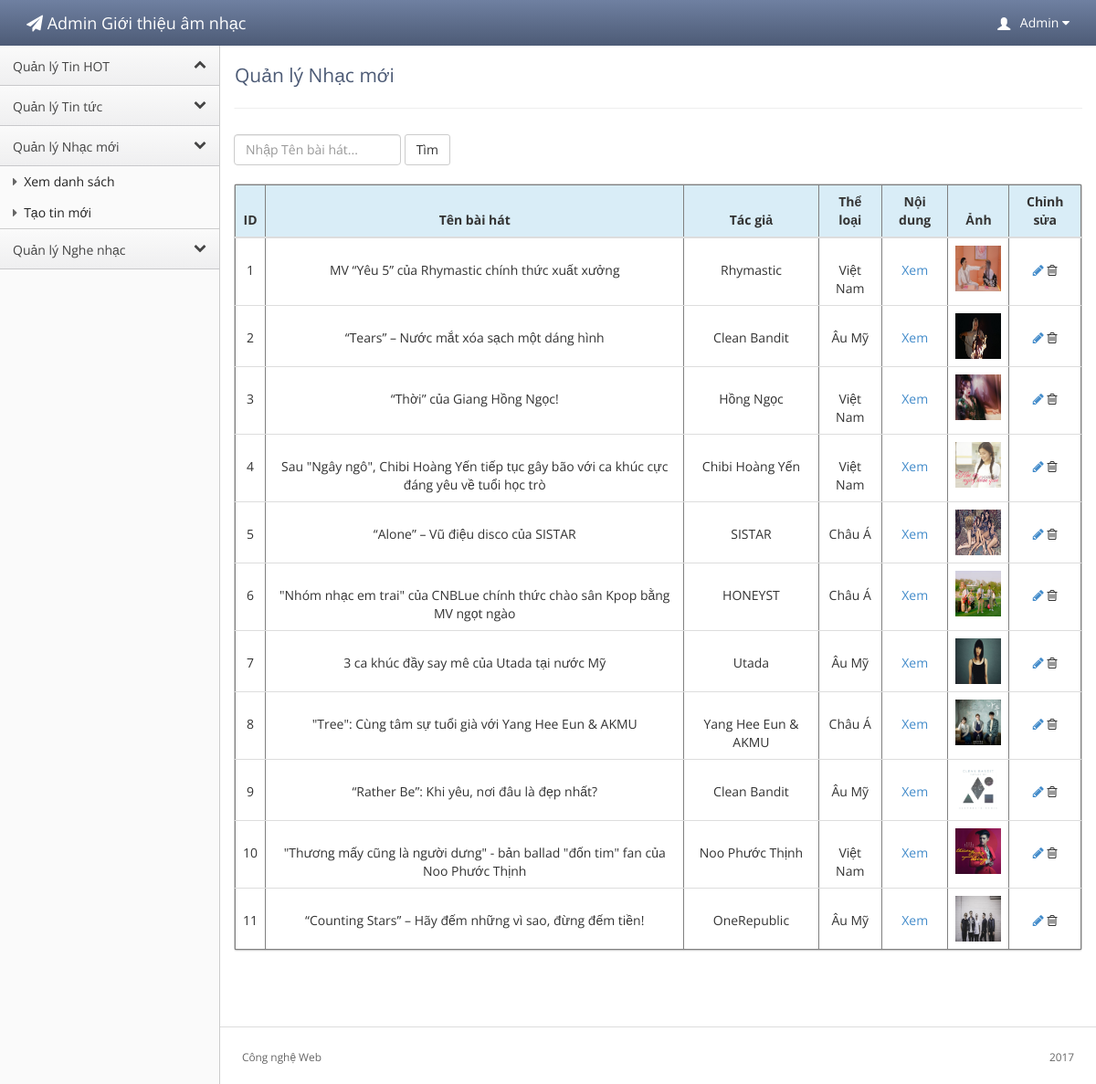
/admin/index.php?controller=nhacmoi&action=view (signed in), run on the app's committed database.
### tables this page shows
CREATE TABLE `nhacmoi` (
  `ID` int(11) NOT NULL,
  `TenBaiHat` varchar(100) NOT NULL,
  `CaSy` varchar(100) NOT NULL,
  `TacGia` varchar(100) NOT NULL,
  `TheLoai` varchar(100) NOT NULL,
  `NoiDung` longtext NOT NULL,
  `TomTat` longtext NOT NULL,
  `LoiBaiHat` longtext NOT NULL,
  `DuongDan` varchar(100) NOT NULL,
  `AnhDaiDien` varchar(100) NOT NULL
);

### admin/controllers/nhacmoi.php (called while the page is built, shortened)
<?php
class Nhacmoi{
    public static function view(){
        $dsnm = ModelNhacmoi::get_all();
        require_once 'views/nhacmoi/nhacmoi_view.php';
    }
}
?>

### admin/views/routes.php (called while the page is built, shortened)
<?php
require_once 'models/master.php';
switch($controller){
    case 'nhacmoi':
        $controller = new Nhacmoi();
        require_once 'models/nhacmoi.php';
        break;
}
$controller->{ $action }();
?>

### admin/index.php (called while the page is built, shortened)
<?php
require_once 'views/layout.php';
?>

### admin/models/master.php (called while the page is built, shortened)
<?php
class MasterModel{
    public static function get_all_from($table){
        $link = Database::connect();
        $sql="SELECT * FROM $table";
        $result=mysql_query($sql, $link);
        return $result;
    }
}
?>

### admin/models/nhacmoi.php (called while the page is built, shortened)
<?php
class ModelNhacmoi extends MasterModel{
    public static function get_all(){
        return parent::get_all_from('nhacmoi');
    }
}
?>

### admin/views/nhacmoi/nhacmoi_view.php (the view, shortened to what this page needs)
<div class="content">
  <div class="header">
    <h1 class="page-title">Quản lý Nhạc mới</h1>
  </div>
<?php
  if (isset($_GET['tenbaihat'])) {
      $tenbaihat=$_GET['tenbaihat'];
  } else {
      $tenbaihat="";
  }
?>
     <form class="form-inline" action="nhacmoi.php" method="GET">
        <div class="form-group">
         <input type="" class="form-control" id="" placeholder="Nhập Tên bài hát..." name="tenbaihat" value="<?php echo $tenbaihat ?>">
        </div>
        <button type="submit" class="btn btn-default">Tìm</button>
     </form>
     <br>
  <div class="main-content">
    <div class="panel panel-default">
     <table class="table" border="1" width="100%">
       <thead>
         <tr class="info">
          <th style="text-align:center">ID</th>
          <th style="text-align:center">Tên bài hát</th>
          <th style="text-align:center">Tác giả</th>
          <th style="text-align:center">Thể loại</th>
          <th style="text-align:center">Nội dung</th>
          <th style="text-align:center">Ảnh</th>
          <th style="text-align:center">Chỉnh sửa</th>
        </tr>
      </thead>
      <tbody>
      <?php while ($row=mysql_fetch_row($dsnm)) { ?>
        <tr>
          <td style="text-align:center;padding-top:25px"><?php echo $row[0] ?></td>
          <td style="text-align:center;padding-top:25px"><?php echo $row[1] ?></td>
          <td style="text-align:center;padding-top:25px"><?php echo $row[3] ?></td>
          <td style="text-align:center;padding-top:25px"><?php echo $row[4] ?></td>
          <td style="text-align:center;padding-top:25px"><a href="?controller=nhacmoi&action=read&id=<?php echo $row[0] ?>">Xem</a></td>
          <td style="text-align:center"><img src="<?php echo '../'.$row[9] ?>" alt="hình ảnh" width="50px" height="50px" /></td>
          <td style="text-align:center;padding-top:25px">
            <a href="?controller=nhacmoi&action=edit&id=<?php echo $row[0] ?>"><i class="fa fa-pencil"></i></a>
            <i class="fa fa-trash-o" onClick="confirmDelete('nhacmoi',<?php echo $row[0] ?>)"></i>
          </td>
        </tr>
      <?php } ?>
      </tbody>
     </table>
    </div>
  </div>
</div>

### admin/public/stylesheets/theme.css (style rules this page uses)
body { background: #fafafa; background-position: initial initial; background-repeat: initial initial; margin: 0px; padding: 0px; }
body, h1, h2, h3, h4, h5, h6, p, a, .h1, .h2, .h3, .h4, .h5, .h6 { font-family: 'Open Sans', helvetica, arial, sans-serif; }
h1 { color: #4d5b76; font-size: 3em; }
hr { border-top: 1px solid #ddd; border-bottom: 1px solid #fff; }
.content { position: relative; min-height: 800px; background: #fff; margin-left: 240px; border-left: 1px solid #cccccc; padding: 15px 15px 0px 15px; }
.header { background: #fff; border-bottom: 1px solid #cccccc; border-bottom: 1px solid #eee; border-left: 1px solid #ffffff; padding: .5em 0em 1em 0em; margin: 0px 0em 2em 0em; }
.header h1 { margin: 0em 0em .5em 0em; padding: 0em; line-height: 1em; font-size: 1.5em; font-weight: normal; }
footer { padding: 1em; margin-top: 4em; color: #666; font-size: .85em; line-height: 1.3em; margin: 4em -3px 0em -3px; }
footer hr { margin: 2em -2em; }
.panel { border: 1px solid #ccc; background: white; border-radius: 3px; }
.btn { -webkit-border-radius: 3px; -moz-border-radius: 3px; border-radius: 3px; }

### data on the page
nhacmoi: ID "1", TenBaiHat "MV “Yêu 5” của Rhymastic chính thức xuất xưởng", TacGia "Rhymastic", TheLoai "Việt Nam", AnhDaiDien (picture)
nhacmoi: ID "2", TenBaiHat "“Tears” – Nước mắt xóa sạch một dáng hình", TacGia "Clean Bandit", TheLoai "Âu Mỹ", AnhDaiDien (picture)
nhacmoi: ID "3", TenBaiHat "“Thời” của Giang Hồng Ngọc!", TacGia "Hồng Ngọc", TheLoai "Việt Nam", AnhDaiDien (picture)
nhacmoi: ID "4", TenBaiHat "Sau \"Ngây ngô\", Chibi Hoàng Yến tiếp tục gây bão với ca khúc cực đáng yêu về tuổi học trò", TacGia "Chibi Hoàng Yến", TheLoai "Việt Nam", AnhDaiDien (picture)
nhacmoi: ID "5", TenBaiHat "“Alone” – Vũ điệu disco của SISTAR", TacGia "SISTAR", TheLoai "Châu Á", AnhDaiDien (picture)
nhacmoi: ID "6", TenBaiHat "\"Nhóm nhạc em trai\" của CNBLue chính thức chào sân Kpop bằng MV ngọt ngào", TacGia "HONEYST", TheLoai "Châu Á", AnhDaiDien (picture)
nhacmoi: ID "7", TenBaiHat "3 ca khúc đầy say mê của Utada tại nước Mỹ", TacGia "Utada", TheLoai "Âu Mỹ", AnhDaiDien (picture)
nhacmoi: ID "8", TenBaiHat "\"Tree\": Cùng tâm sự tuổi già với Yang Hee Eun & AKMU", TacGia "Yang Hee Eun & AKMU", TheLoai "Châu Á", AnhDaiDien (picture)
nhacmoi: ID "9", TenBaiHat "“Rather Be”: Khi yêu, nơi đâu là đẹp nhất?", TacGia "Clean Bandit", TheLoai "Âu Mỹ", AnhDaiDien (picture)
nhacmoi: ID "10", TenBaiHat "\"Thương mấy cũng là người dưng\" - bản ballad \"đốn tim\" fan của Noo Phước Thịnh", TacGia "Noo Phước Thịnh", TheLoai "Việt Nam", AnhDaiDien (picture)
nhacmoi: ID "11", TenBaiHat "“Counting Stars” – Hãy đếm những vì sao, đừng đếm tiền!", TacGia "OneRepublic", TheLoai "Âu Mỹ", AnhDaiDien (picture)
